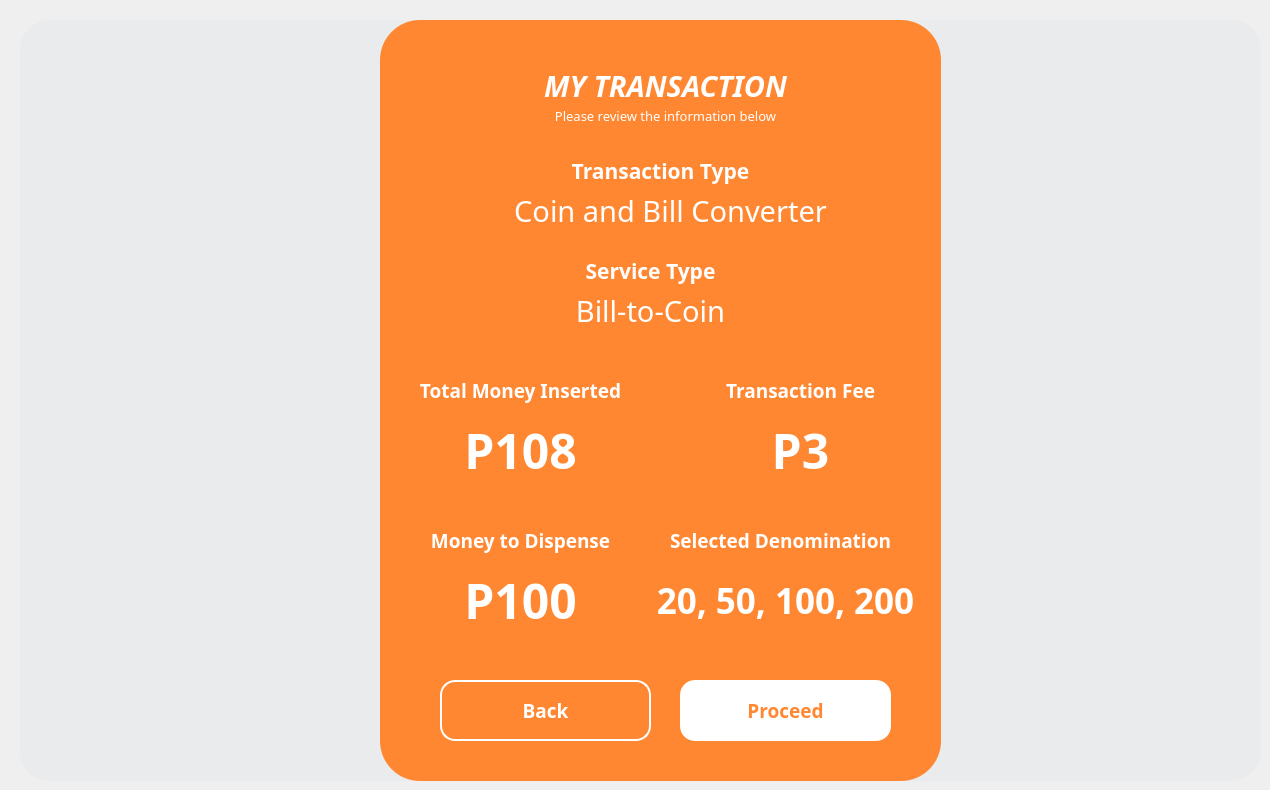
  <widget class="QWidget" name="cb_summary">
   <widget class="QFrame" name="summary_1">
    <property name="enabled">
     <bool>true</bool>
    </property>
    <property name="geometry">
     <rect>
      <x>20</x>
      <y>20</y>
      <width>1241</width>
      <height>761</height>
     </rect>
    </property>
    <property name="font">
     <font>
      <pointsize>9</pointsize>
     </font>
    </property>
    <property name="styleSheet">
     <string notr="true">QFrame {
    background-color: #eaebec;
	border-radius: 30px;
}
</string>
    </property>
    <property name="frameShape">
     <enum>QFrame::NoFrame</enum>
    </property>
    <widget class="QToolButton" name="type_foreignBtn_10">
     <property name="geometry">
      <rect>
       <x>360</x>
       <y>0</y>
       <width>561</width>
       <height>761</height>
      </rect>
     </property>
     <property name="font">
      <font>
       <family>Montserrat</family>
       <pointsize>16</pointsize>
       <weight>75</weight>
       <bold>true</bold>
      </font>
     </property>
     <property name="cursor">
      <cursorShape>ArrowCursor</cursorShape>
     </property>
     <property name="styleSheet">
      <string notr="true">QToolButton {
    background-color: #ff8731;
    color: white;
    border: none;
    border-radius: 40px;
    padding-top:30px;
    text-align: center;
}

</string>
     </property>
     <property name="text">
      <string/>
     </property>
     <property name="iconSize">
      <size>
       <width>200</width>
       <height>200</height>
      </size>
     </property>
     <property name="checkable">
      <bool>false</bool>
     </property>
     <property name="popupMode">
      <enum>QToolButton::DelayedPopup</enum>
     </property>
     <property name="toolButtonStyle">
      <enum>Qt::ToolButtonIconOnly</enum>
     </property>
    </widget>
    <widget class="QToolButton" name="cb_summary_proceed">
     <property name="geometry">
      <rect>
       <x>660</x>
       <y>660</y>
       <width>211</width>
       <height>61</height>
      </rect>
     </property>
     <property name="font">
      <font>
       <family>Montserrat</family>
       <pointsize>14</pointsize>
       <weight>75</weight>
       <bold>true</bold>
      </font>
     </property>
     <property name="cursor">
      <cursorShape>PointingHandCursor</cursorShape>
     </property>
     <property name="styleSheet">
      <string notr="true">QToolButton {
    background-color: white;
    color: #ff8731;
    border: none;
    border-radius: 15px;
    text-align: center;
}

QToolButton:hover {
    background-color: #FFC499;  /* light gray */
	border: 2px solid #FFC499;
}

QToolButton:pressed {
    background-color: #F56600;
	color: white;
    padding-top: 10px;  /* simulate press-in */
    padding-bottom: 15px;
 
}

</string>
     </property>
     <property name="text">
      <string>Proceed</string>
     </property>
     <property name="iconSize">
      <size>
       <width>200</width>
       <height>200</height>
      </size>
     </property>
     <property name="checkable">
      <bool>false</bool>
     </property>
     <property name="popupMode">
      <enum>QToolButton::DelayedPopup</enum>
     </property>
     <property name="toolButtonStyle">
      <enum>Qt::ToolButtonIconOnly</enum>
     </property>
    </widget>
    <widget class="QLabel" name="label_180">
     <property name="geometry">
      <rect>
       <x>470</x>
       <y>40</y>
       <width>351</width>
       <height>51</height>
      </rect>
     </property>
     <property name="font">
      <font>
       <family>Montserrat</family>
       <pointsize>22</pointsize>
       <weight>75</weight>
       <italic>true</italic>
       <bold>true</bold>
      </font>
     </property>
     <property name="layoutDirection">
      <enum>Qt::LeftToRight</enum>
     </property>
     <property name="styleSheet">
      <string notr="true">QLabel {
    color: white;
	background-color: transparent;
}
</string>
     </property>
     <property name="text">
      <string>MY TRANSACTION</string>
     </property>
     <property name="alignment">
      <set>Qt::AlignCenter</set>
     </property>
    </widget>
    <widget class="QLabel" name="cb_dashboard_selected_2">
     <property name="geometry">
      <rect>
       <x>510</x>
       <y>110</y>
       <width>261</width>
       <height>81</height>
      </rect>
     </property>
     <property name="font">
      <font>
       <family>Montserrat</family>
       <pointsize>16</pointsize>
       <weight>75</weight>
       <bold>true</bold>
      </font>
     </property>
     <property name="layoutDirection">
      <enum>Qt::LeftToRight</enum>
     </property>
     <property name="styleSheet">
      <string notr="true">QLabel {
    color: white;
	background-color: transparent;
}
</string>
     </property>
     <property name="text">
      <string>Transaction Type</string>
     </property>
     <property name="alignment">
      <set>Qt::AlignCenter</set>
     </property>
    </widget>
    <widget class="QLabel" name="cb_summary_totalMoney">
     <property name="geometry">
      <rect>
       <x>410</x>
       <y>390</y>
       <width>181</width>
       <height>81</height>
      </rect>
     </property>
     <property name="font">
      <font>
       <family>Montserrat</family>
       <pointsize>36</pointsize>
       <weight>75</weight>
       <bold>true</bold>
      </font>
     </property>
     <property name="layoutDirection">
      <enum>Qt::LeftToRight</enum>
     </property>
     <property name="styleSheet">
      <string notr="true">QLabel {
    color: white;
	background-color: transparent;
}
</string>
     </property>
     <property name="text">
      <string>P108</string>
     </property>
     <property name="alignment">
      <set>Qt::AlignCenter</set>
     </property>
    </widget>
    <widget class="QLabel" name="label_181">
     <property name="geometry">
      <rect>
       <x>480</x>
       <y>70</y>
       <width>331</width>
       <height>51</height>
      </rect>
     </property>
     <property name="font">
      <font>
       <family>Montserrat</family>
       <pointsize>10</pointsize>
       <weight>50</weight>
       <bold>false</bold>
      </font>
     </property>
     <property name="layoutDirection">
      <enum>Qt::LeftToRight</enum>
     </property>
     <property name="styleSheet">
      <string notr="true">QLabel {
    color: white;
	background-color: transparent;
}
</string>
     </property>
     <property name="text">
      <string>Please review the information below</string>
     </property>
     <property name="alignment">
      <set>Qt::AlignCenter</set>
     </property>
    </widget>
    <widget class="Line" name="line_30">
     <property name="geometry">
      <rect>
       <x>40</x>
       <y>530</y>
       <width>281</width>
       <height>5</height>
      </rect>
     </property>
     <property name="orientation">
      <enum>Qt::Vertical</enum>
     </property>
    </widget>
    <widget class="QLabel" name="cb_summary_transactionType">
     <property name="geometry">
      <rect>
       <x>420</x>
       <y>150</y>
       <width>461</width>
       <height>81</height>
      </rect>
     </property>
     <property name="font">
      <font>
       <family>Montserrat</family>
       <pointsize>22</pointsize>
       <weight>50</weight>
       <italic>false</italic>
       <bold>false</bold>
      </font>
     </property>
     <property name="layoutDirection">
      <enum>Qt::LeftToRight</enum>
     </property>
     <property name="styleSheet">
      <string notr="true">QLabel {
    color: white;
	background-color: transparent;
}
</string>
     </property>
     <property name="text">
      <string>Coin and Bill Converter</string>
     </property>
     <property name="alignment">
      <set>Qt::AlignCenter</set>
     </property>
    </widget>
    <widget class="QLabel" name="cb_dashboard_selected_4">
     <property name="geometry">
      <rect>
       <x>500</x>
       <y>210</y>
       <width>261</width>
       <height>81</height>
      </rect>
     </property>
     <property name="font">
      <font>
       <family>Montserrat</family>
       <pointsize>16</pointsize>
       <weight>75</weight>
       <bold>true</bold>
      </font>
     </property>
     <property name="layoutDirection">
      <enum>Qt::LeftToRight</enum>
     </property>
     <property name="styleSheet">
      <string notr="true">QLabel {
    color: white;
	background-color: transparent;
}
</string>
     </property>
     <property name="text">
      <string>Service Type</string>
     </property>
     <property name="alignment">
      <set>Qt::AlignCenter</set>
     </property>
    </widget>
    <widget class="QLabel" name="cb_summary_serviceType">
     <property name="geometry">
      <rect>
       <x>400</x>
       <y>250</y>
       <width>461</width>
       <height>81</height>
      </rect>
     </property>
     <property name="font">
      <font>
       <family>Montserrat</family>
       <pointsize>22</pointsize>
       <weight>50</weight>
       <italic>false</italic>
       <bold>false</bold>
      </font>
     </property>
     <property name="layoutDirection">
      <enum>Qt::LeftToRight</enum>
     </property>
     <property name="styleSheet">
      <string notr="true">QLabel {
    color: white;
	background-color: transparent;
}
</string>
     </property>
     <property name="text">
      <string>Bill-to-Coin</string>
     </property>
     <property name="alignment">
      <set>Qt::AlignCenter</set>
     </property>
    </widget>
    <widget class="QLabel" name="cb_dashboard_selected_6">
     <property name="geometry">
      <rect>
       <x>370</x>
       <y>330</y>
       <width>261</width>
       <height>81</height>
      </rect>
     </property>
     <property name="font">
      <font>
       <family>Montserrat</family>
       <pointsize>14</pointsize>
       <weight>75</weight>
       <bold>true</bold>
      </font>
     </property>
     <property name="layoutDirection">
      <enum>Qt::LeftToRight</enum>
     </property>
     <property name="styleSheet">
      <string notr="true">QLabel {
    color: white;
	background-color: transparent;
}
</string>
     </property>
     <property name="text">
      <string>Total Money Inserted</string>
     </property>
     <property name="alignment">
      <set>Qt::AlignCenter</set>
     </property>
    </widget>
    <widget class="QLabel" name="cb_dashboard_selected_7">
     <property name="geometry">
      <rect>
       <x>670</x>
       <y>330</y>
       <width>221</width>
       <height>81</height>
      </rect>
     </property>
     <property name="font">
      <font>
       <family>Montserrat</family>
       <pointsize>14</pointsize>
       <weight>75</weight>
       <bold>true</bold>
      </font>
     </property>
     <property name="layoutDirection">
      <enum>Qt::LeftToRight</enum>
     </property>
     <property name="styleSheet">
      <string notr="true">QLabel {
    color: white;
	background-color: transparent;
}
</string>
     </property>
     <property name="text">
      <string>Transaction Fee</string>
     </property>
     <property name="alignment">
      <set>Qt::AlignCenter</set>
     </property>
    </widget>
    <widget class="QLabel" name="cb_dashboard_selected_8">
     <property name="geometry">
      <rect>
       <x>370</x>
       <y>480</y>
       <width>261</width>
       <height>81</height>
      </rect>
     </property>
     <property name="font">
      <font>
       <family>Montserrat</family>
       <pointsize>14</pointsize>
       <weight>75</weight>
       <bold>true</bold>
      </font>
     </property>
     <property name="layoutDirection">
      <enum>Qt::LeftToRight</enum>
     </property>
     <property name="styleSheet">
      <string notr="true">QLabel {
    color: white;
	background-color: transparent;
}
</string>
     </property>
     <property name="text">
      <string>Money to Dispense</string>
     </property>
     <property name="alignment">
      <set>Qt::AlignCenter</set>
     </property>
    </widget>
    <widget class="QLabel" name="cb_dashboard_selected_9">
     <property name="geometry">
      <rect>
       <x>620</x>
       <y>480</y>
       <width>281</width>
       <height>81</height>
      </rect>
     </property>
     <property name="font">
      <font>
       <family>Montserrat</family>
       <pointsize>14</pointsize>
       <weight>75</weight>
       <bold>true</bold>
      </font>
     </property>
     <property name="layoutDirection">
      <enum>Qt::LeftToRight</enum>
     </property>
     <property name="styleSheet">
      <string notr="true">QLabel {
    color: white;
	background-color: transparent;
}
</string>
     </property>
     <property name="text">
      <string>Selected Denomination</string>
     </property>
     <property name="alignment">
      <set>Qt::AlignCenter</set>
     </property>
    </widget>
    <widget class="QLabel" name="cb_summary_transactionFee">
     <property name="geometry">
      <rect>
       <x>690</x>
       <y>390</y>
       <width>181</width>
       <height>81</height>
      </rect>
     </property>
     <property name="font">
      <font>
       <family>Montserrat</family>
       <pointsize>36</pointsize>
       <weight>75</weight>
       <bold>true</bold>
      </font>
     </property>
     <property name="layoutDirection">
      <enum>Qt::LeftToRight</enum>
     </property>
     <property name="styleSheet">
      <string notr="true">QLabel {
    color: white;
	background-color: transparent;
}
</string>
     </property>
     <property name="text">
      <string>P3</string>
     </property>
     <property name="alignment">
      <set>Qt::AlignCenter</set>
     </property>
    </widget>
    <widget class="QLabel" name="cb_summary_moneyDispense">
     <property name="geometry">
      <rect>
       <x>410</x>
       <y>540</y>
       <width>181</width>
       <height>81</height>
      </rect>
     </property>
     <property name="font">
      <font>
       <family>Montserrat</family>
       <pointsize>36</pointsize>
       <weight>75</weight>
       <bold>true</bold>
      </font>
     </property>
     <property name="layoutDirection">
      <enum>Qt::LeftToRight</enum>
     </property>
     <property name="styleSheet">
      <string notr="true">QLabel {
    color: white;
	background-color: transparent;
}
</string>
     </property>
     <property name="text">
      <string>P100</string>
     </property>
     <property name="alignment">
      <set>Qt::AlignCenter</set>
     </property>
    </widget>
    <widget class="QLabel" name="cb_summary_denomination">
     <property name="geometry">
      <rect>
       <x>610</x>
       <y>540</y>
       <width>311</width>
       <height>81</height>
      </rect>
     </property>
     <property name="font">
      <font>
       <family>Montserrat</family>
       <pointsize>26</pointsize>
       <weight>75</weight>
       <bold>true</bold>
      </font>
     </property>
     <property name="layoutDirection">
      <enum>Qt::LeftToRight</enum>
     </property>
     <property name="styleSheet">
      <string notr="true">QLabel {
    color: white;
	background-color: transparent;
}
</string>
     </property>
     <property name="text">
      <string>20, 50, 100, 200</string>
     </property>
     <property name="alignment">
      <set>Qt::AlignCenter</set>
     </property>
    </widget>
    <widget class="QToolButton" name="cb_summary_back">
     <property name="geometry">
      <rect>
       <x>420</x>
       <y>660</y>
       <width>211</width>
       <height>61</height>
      </rect>
     </property>
     <property name="font">
      <font>
       <family>Montserrat</family>
       <pointsize>14</pointsize>
       <weight>75</weight>
       <bold>true</bold>
      </font>
     </property>
     <property name="cursor">
      <cursorShape>PointingHandCursor</cursorShape>
     </property>
     <property name="styleSheet">
      <string notr="true">QToolButton {
    background-color: transparent;
    color: white;
    border: 2px solid white;
    border-radius: 15px;

    text-align: center;
}


QToolButton:hover {
    background-color: #FFC499;  /* light gray */
	border: 2px solid #FFC499;
}

QToolButton:pressed {
    background-color: #F56600;
	color: white;
    padding-top: 10px;  /* simulate press-in */
    padding-bottom: 15px;
 
}</string>
     </property>
     <property name="text">
      <string>Back</string>
     </property>
     <property name="iconSize">
      <size>
       <width>200</width>
       <height>200</height>
      </size>
     </property>
     <property name="checkable">
      <bool>false</bool>
     </property>
     <property name="popupMode">
      <enum>QToolButton::DelayedPopup</enum>
     </property>
     <property name="toolButtonStyle">
      <enum>Qt::ToolButtonIconOnly</enum>
     </property>
    </widget>
   </widget>
  </widget>
